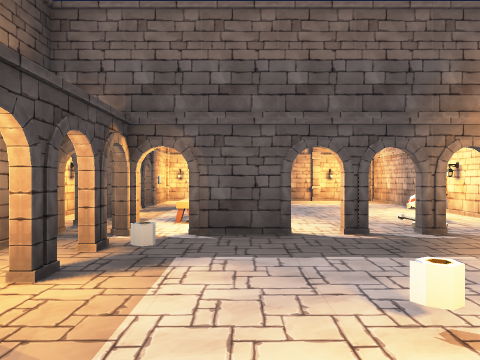
[1] (above)

14 first-person views from a walk through a scene from a Unity 3-D project. The camera is 1.4 m above the floor, looks level and sees 70° across. The floor is counted in squares, 2 m on a side. Each view is taken from the middle of a square. On the plan, view 1 faces up. The plan holds only what a view shows up to about 11 squares ahead; the rest is blank. Door leaves are left out, so doorways stand open. Some surface patterns are stand-ins.

[2]
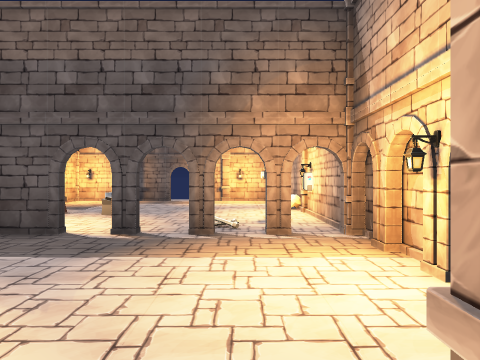

[3]
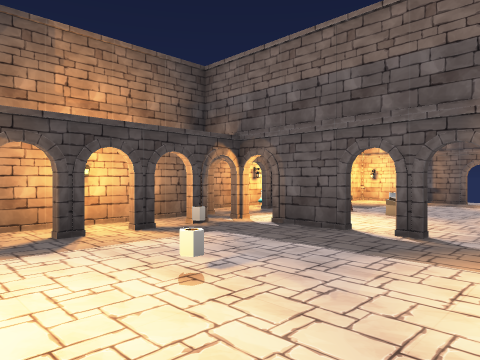

[4]
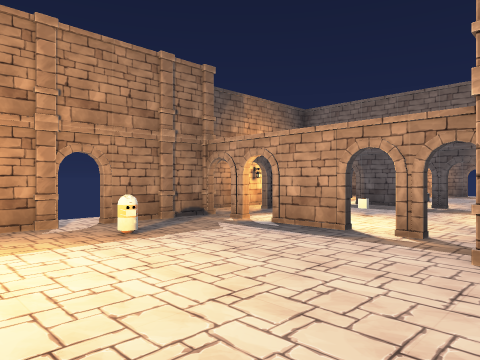

[5]
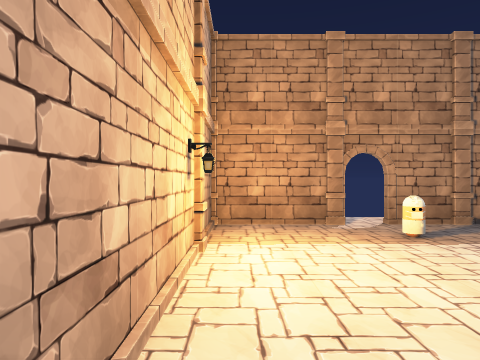

[6]
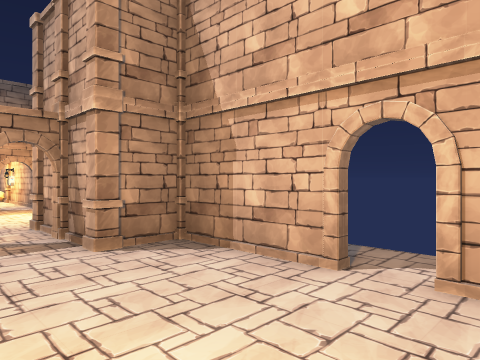

[7]
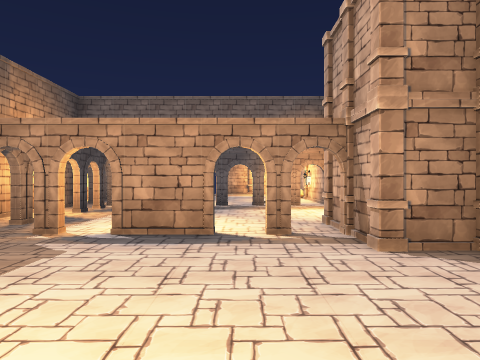

[8]
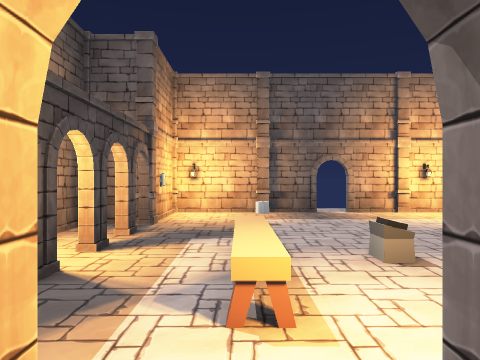

[9]
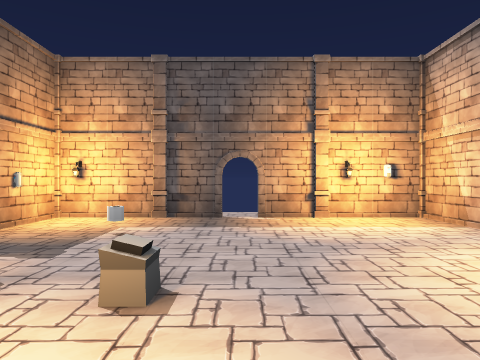

[10]
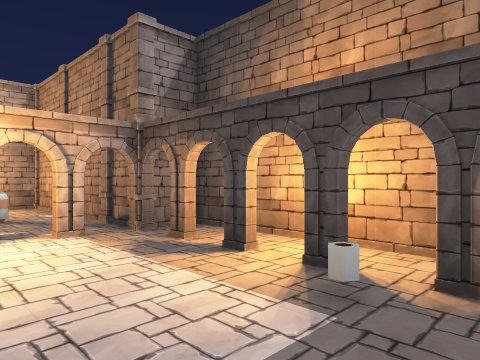

[11]
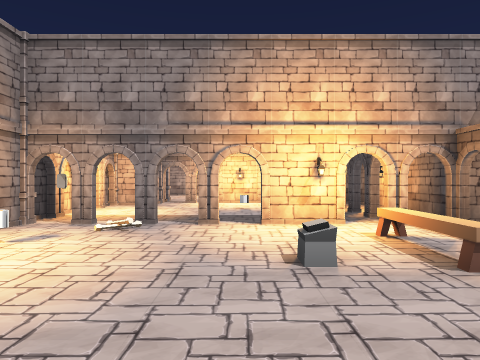

[12]
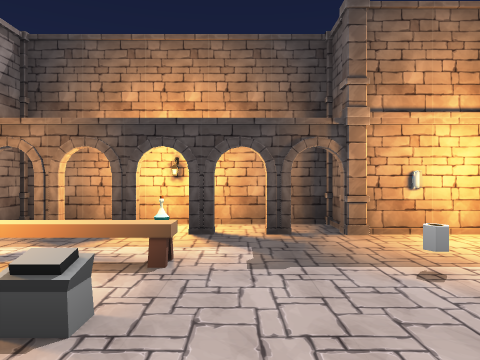

[13]
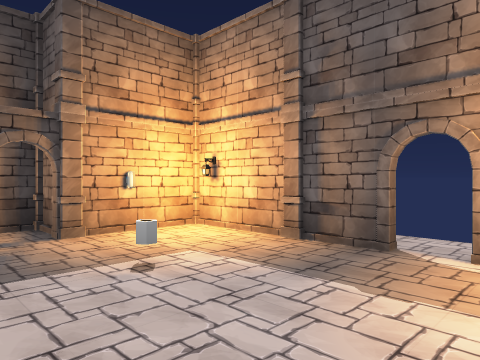

[14]
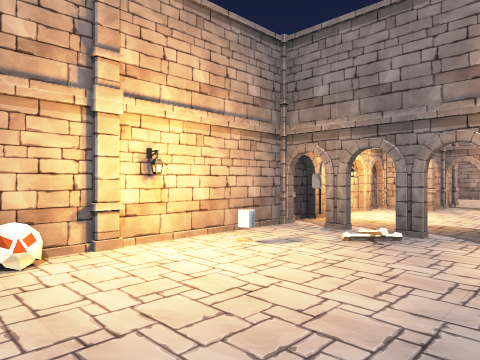

### Floor plan
Points are (right, up) in squares from view 1. A wall is a line through its corners. A room is listed if a view was taken in it or the views show most of it. See-through windows are left out.
Room 1 (views 1, 2, 3, 4, 5, 6, 7, 8, 9, 10, 11, 12, 13, 14)
walls: (0.8, 4.5) (-0.8, 4.5); (2.2, 4.6) (2.8, 4.6); (2.8, 4.5) (2.2, 4.5); (-0.8, 4.6) (0.8, 4.6); (-1.2, 4.5) (-1.8, 4.5); (-1.4, 3.8) (-1.4, 3.3); (3.8, 4.5) (3.2, 4.5); (-1.8, 4.6) (-1.2, 4.6); (-2.4, 4.6) (-2.4, -0.4) (-1.2, -0.4); (-2.4, 5.8) (-2.4, 5.3); (4.5, 2.3) (4.5, 11.4); (-1.4, 0.8) (-1.4, 0.3); (4.5, 1.3) (4.5, 2); (0.4, -0.4) (1.6, -0.4); (1.7, -0.6) (0.2, -0.6); (-0.7, -0.4) (-0.2, -0.4); (-0.3, -0.6) (-0.8, -0.6); (-2.4, 8.8) (-2.4, 8.3); (-3.4, 9.5) (-3.4, 4.6); (0.8, 11.4) (-0.4, 11.4); (2.5, 11.4) (1.3, 11.4); (-1.4, -3.2) (-1.4, -5.4) (3.4, -5.4); (4.5, -3.7) (4.5, -1.6)
low walls: (2.5, 5.4) (2.9, 5) (2.5, 5.3)
ways out: open door at (-1.5, -3); open door at (1, 11.5); open door at (4, 5); open door at (4.5, -4)
objects: pillar (-4, 10); pillar (-2, -4) to (-1, -4); pillar (-2, -2) to (-1, -2); pillar (-2, -1); other object (-2, 7); pillar (-2, 10); other object (-2, 11); other object (-1, 3); chair (-1, 6) to (-1, 7); other object (-1, 9); pillar (-1, 11); pillar (0, -6); other object (0, -3); other object (1, 2); pillar (3, -2); pillar (3, 1); pillar (3, 11); pillar (4, -1) to (4, 0); other object (4, 6); skull (4, 8); other object (4, 11); pillar (5, -1); pillar (5, 0); pillar (5, 7)

Positions as (right, up) in squares from view 1, and headings:
1: (0, 0), facing up
2: (3, 0), facing up
3: (3, 0), facing up-left
4: (4, -5), facing up-left
5: (4, -5), facing left
6: (2, -5), facing up-right
7: (2, -5), facing up
8: (-1, 4), facing up
9: (1, 5), facing up
10: (1, 4), facing down-left
11: (1, 10), facing down
12: (2, 8), facing left
13: (2, 8), facing up-left
14: (1, 9), facing down-right
